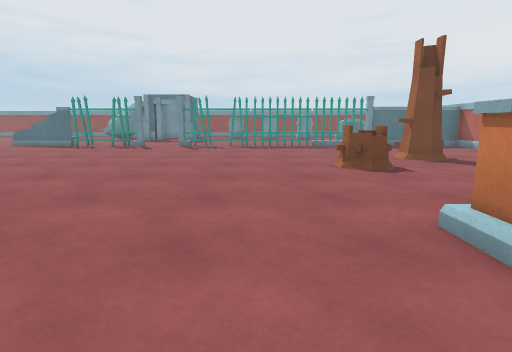
[1] (above)

24 first-person views from a walk through a scene from a Unity 3-D project. The camera is 1.2 m above the floor, tilts 10° down and sees 80° across. The floor is counted in squares, 1 m on a side. Each view is taken from the middle of a square. On the plan, view 1 faces up. The plan holds only what a view shows up to about 13 squares ahead; the rest is blank. The place goes on beyond the plan. The player character is not drawn.

[2]
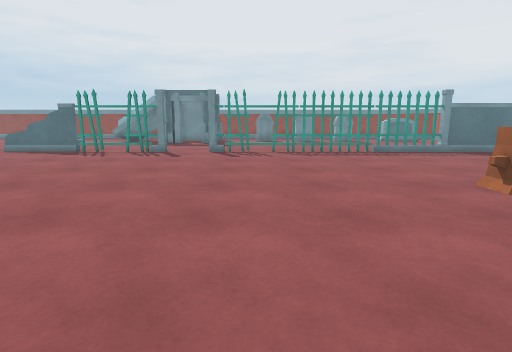

[3]
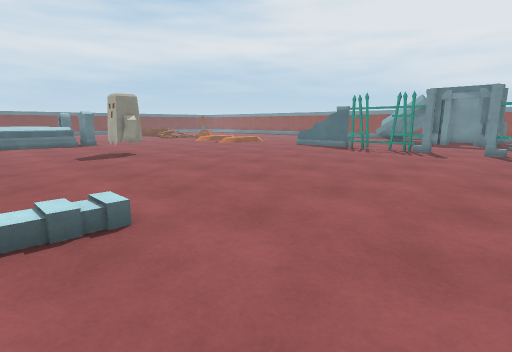

[4]
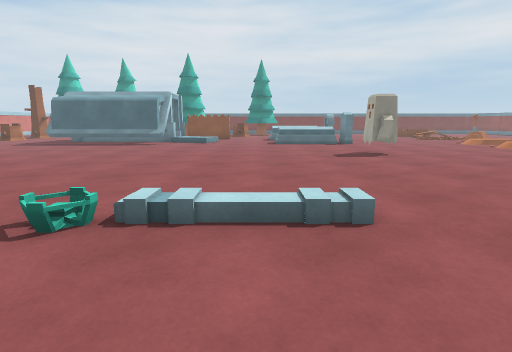

[5]
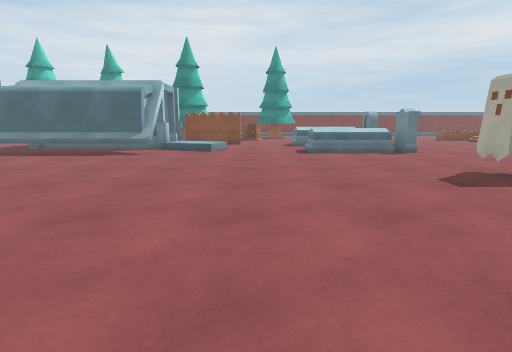

[6]
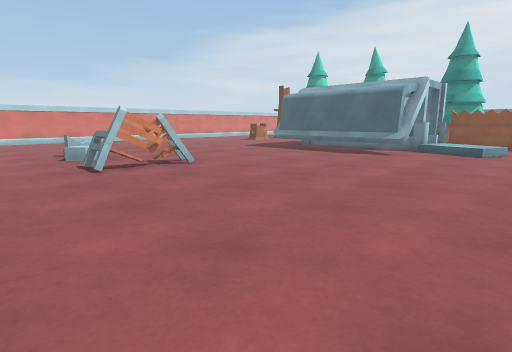

[7]
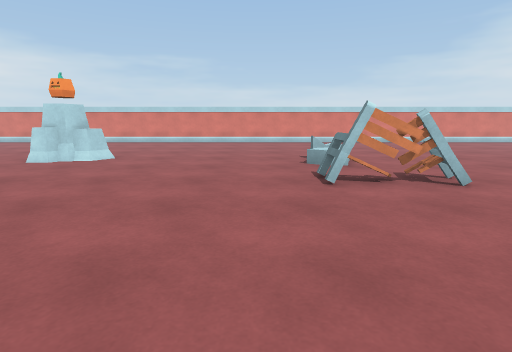

[8]
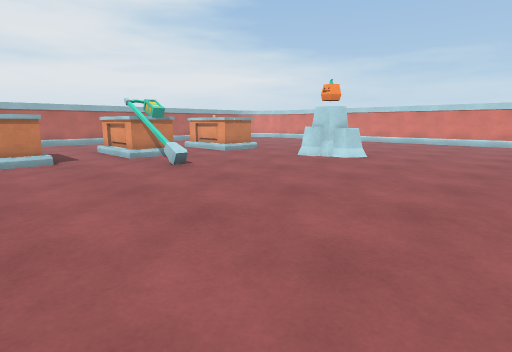

[9]
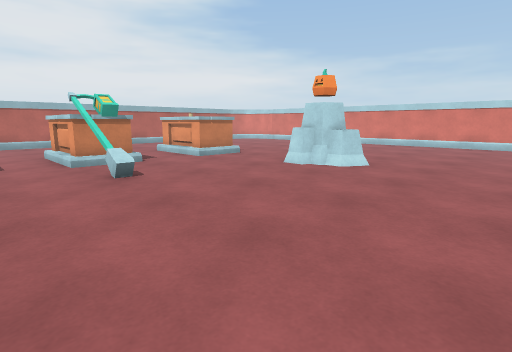

[10]
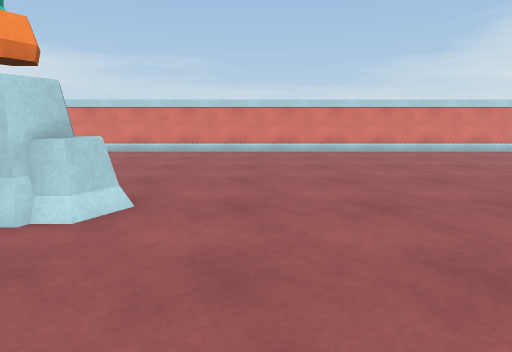

[11]
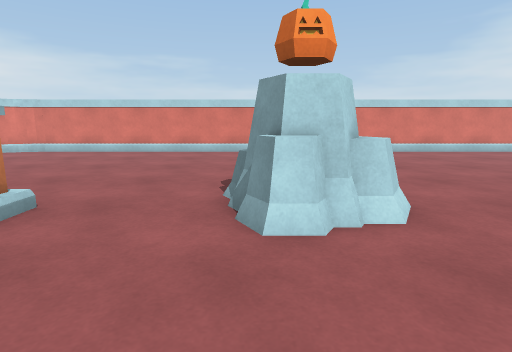

[12]
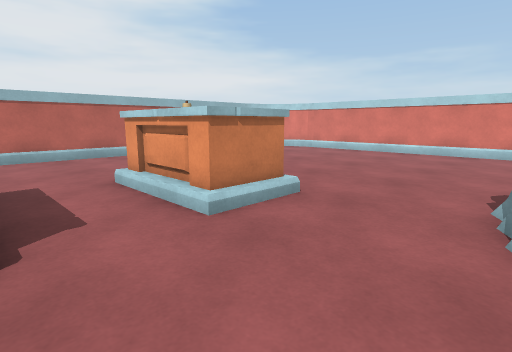

[13]
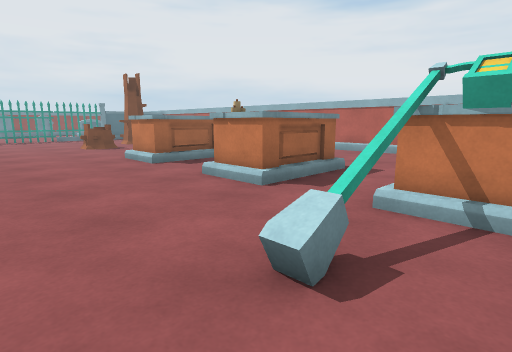

[14]
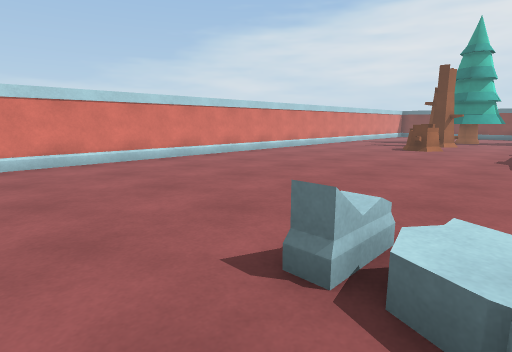

[15]
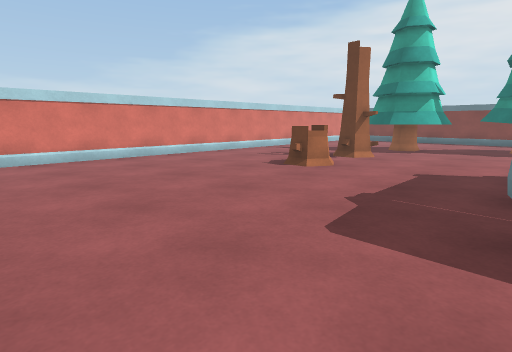

[16]
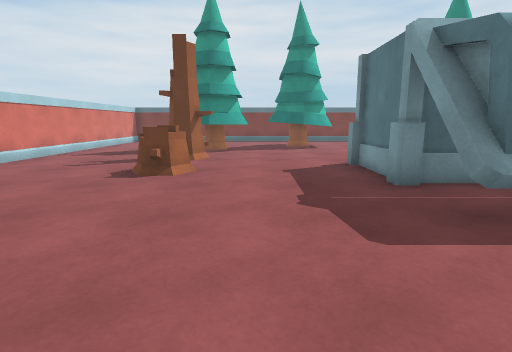

[17]
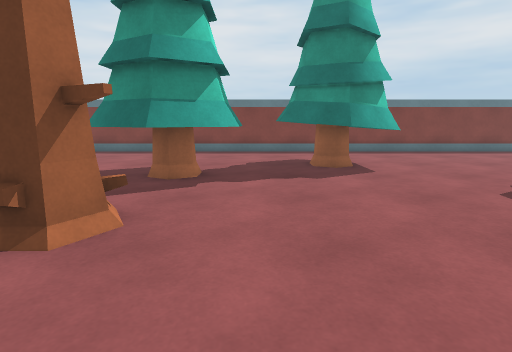

[18]
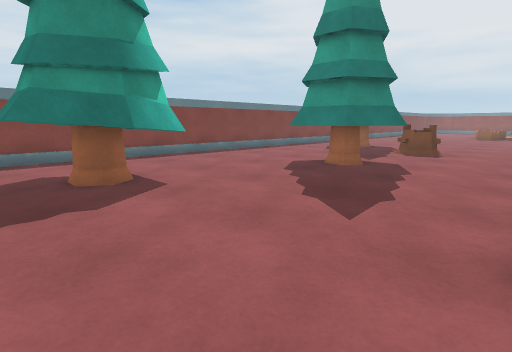

[19]
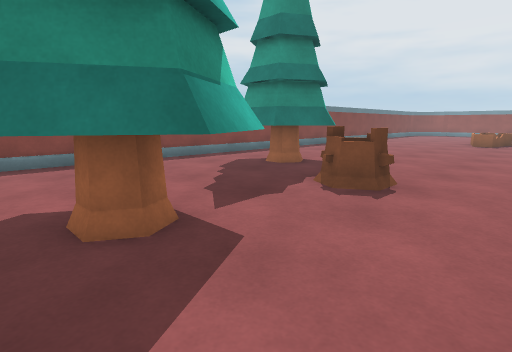

[20]
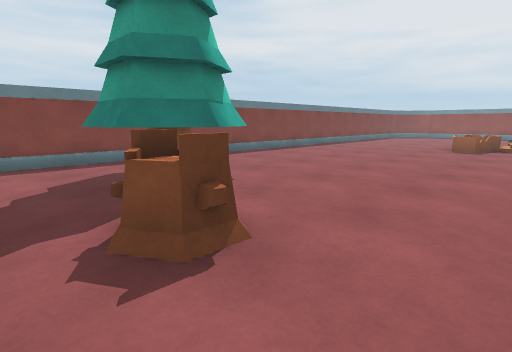

[21]
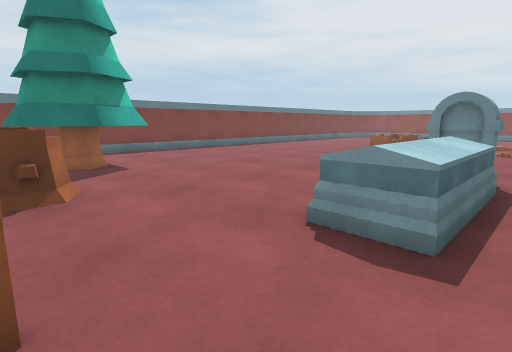

[22]
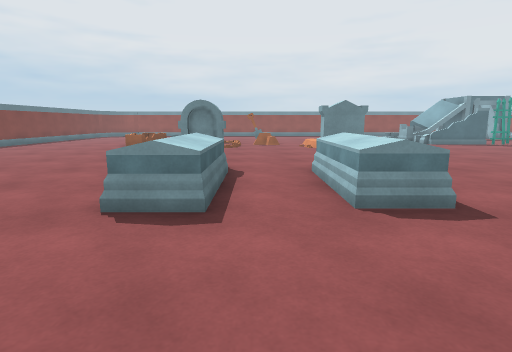

[23]
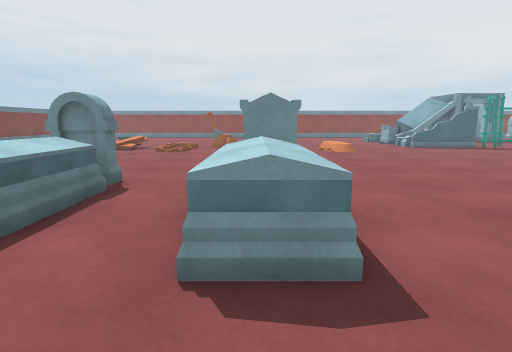

[24]
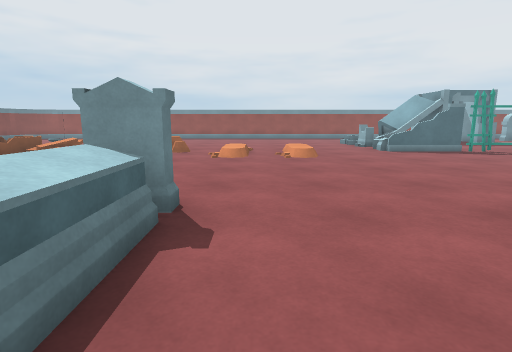

### Floor plan
Key: @ floor where view 1 was taken; # wall or solid block; . main floor; : floor 0.25 m higher than the main floor; / step, stairs or slope; A altar; F fence; T tombstone; B bench; R rock; P pine tree; C coffin; S shovel; O other object.
Columns run from 35 left of view 1 to 10 right of it. Each row starts with its distance up from view 1.
 16        CC    SS.    ... ##FFFF.FFFFFFF######
 15         .     .. .. .......................
 14         ... /... ..:......................
 13       ...../.............................. ..
 12    ..........................................
 11    ....... .............................OO..
 10    ....... .............................OO.
  9   ........ ...........................O....
  8 #.........  .........................OOO..
  7 #......... TT..TT....OO..................
  6 #.......... T..TT....O...................
  5 #.......... T..TT.......................
  4 #.. PP..... T..TT......................
  3 #.  PP.....TT..T............./.......A
  2 #. PPP......................./.......AAAA
  1 #..PPPOOO..................../... ......
  0 #......O...F.................//.  .@...      #
 -1 #..........F . /......................O    ..#
 -2 #..... P...F   /.....................AO   ...#
 -3 #....  PP..F  O##....................AAAA....
 -4 #....PPPP..     #...........................
 -5 #.... PP...     #.....................AAA...
 -6 #..........     #..................OOAAAA
 -7 #..........     #......BBB...........A
 -8 #... P.....   ###......B.B...................#
 -9 #.. PPP....###O##............................#
-10 #.. PPP..................O........R..AAOA....#
-11 #.. PP...................O......RRR..A     ..#
-12 #....PPP........................RRR....      #
-13 #....PPP.......................... .....
-14 #...  PPPOO.OO.................... ......
-15 #     PP.OO.OO............................
-16 #......  ..................................
-17 #....  ....................................
-18 #..    .....................................
-19 #      .....................................#
-20        ######################################

Positions as (right, up) in squares from view 1, and headings:
1: (0, 0), facing up
2: (-2, 3), facing up
3: (-2, 2), facing up-left
4: (-2, 2), facing left
5: (-7, 1), facing left
6: (-7, 1), facing down-left
7: (-8, -1), facing down
8: (-8, -1), facing down-right
9: (-7, -3), facing down-right
10: (-5, -7), facing down
11: (-1, -7), facing down
12: (-1, -7), facing down-right
13: (-2, -7), facing up-right
14: (-8, -10), facing down-left
15: (-15, -9), facing down-left
16: (-15, -12), facing left
17: (-22, -12), facing left
18: (-24, -12), facing up-left
19: (-25, -5), facing up-left
20: (-25, -1), facing up-left
21: (-22, 0), facing up-left
22: (-22, -1), facing up
23: (-20, 1), facing up
24: (-18, 3), facing up
